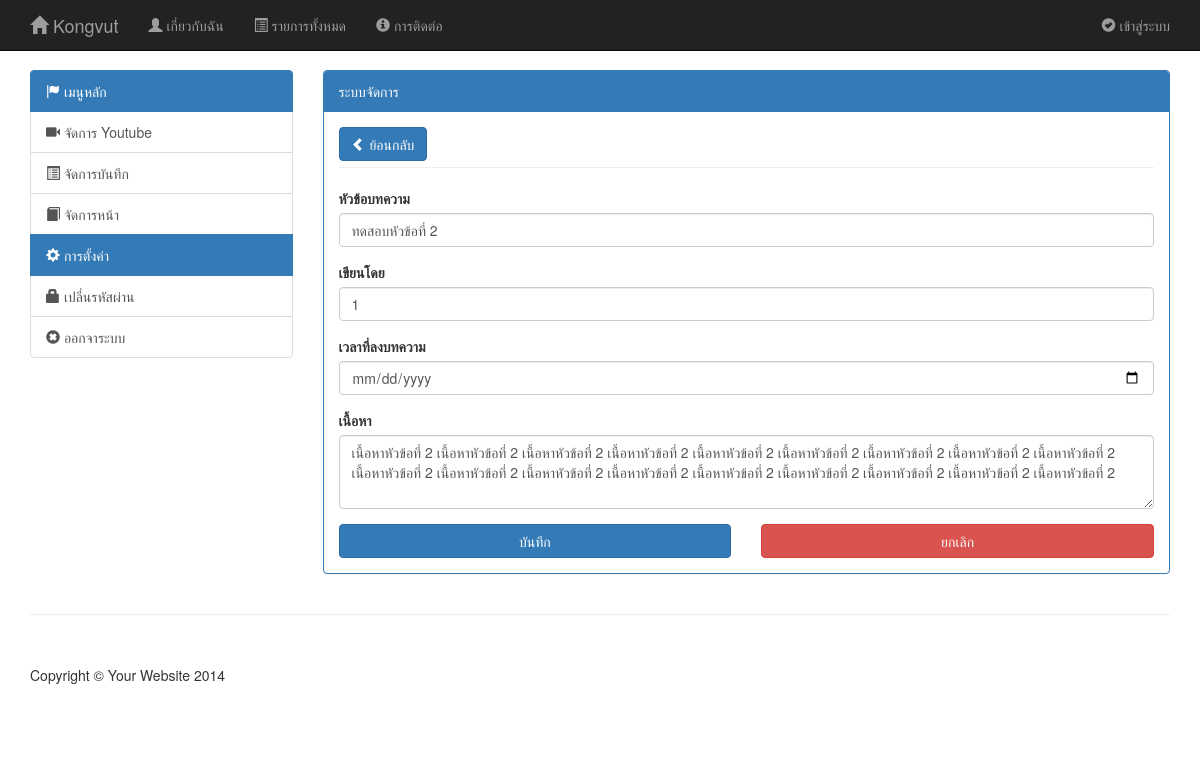
The app's page /admin_panel.php?page=content_add&id=2 with its own data.
### tables this page shows
CREATE TABLE `tbl_content` (
  `id` int(11) NOT NULL,
  `title` varchar(255) NOT NULL,
  `createby` varchar(200) NOT NULL,
  `createtime` datetime NOT NULL,
  `content` text NOT NULL,
  `total_read` int(11) NOT NULL
);

### admin/content_add.php (the view, shortened to what this page needs)
<?php
$id=$_GET['id'];
if($id){
  $sql ="SELECT * FROM tbl_content WHERE id = '$id';";
  $res = $mysqli->query($sql);
  $dbarr = $res->fetch_assoc();
  $action = "update&id=".$id;
}else{
  $action = 'save';
}
?>
<div class="pull-left">
  <a href="?page=content_list" class="btn btn-primary"><span class="glyphicon glyphicon-chevron-left"></span> ย้อนกลับ</a>
</div>
<br>
<hr>
<form action="?page=content_<?php echo $action; ?>" method="post">
  <div class="form-group">
    <label for="">หัวข้อบทความ</label>
    <input type="text" name="title" value="<?php echo $dbarr['title']; ?>" class="form-control" id="" placeholder="กรอกหัวข้อบทความ" required>
  </div>
  <div class="form-group">
    <label for="">เขียนโดย</label>
    <input type="text" name="createby" value="<?php echo $dbarr['createby']; ?>" class="form-control" id="" placeholder="กรอกเขียนโดย" required>
  </div>
  <div class="form-group">
    <label for="">เวลาที่ลงบทความ</label>
    <input type="date" name="createtime" value="<?php echo $dbarr['createtime']; ?>" class="form-control" id="" placeholder="กรอกเวลาที่ลงบทความ">
  </div>
  <div class="form-group">
    <label for="">เนื้อหา</label>
    <textarea name="content" class="form-control" rows="3" placeholder="กรุณากรอกเนื้อหา" required>
<?php echo $dbarr['content']; ?>
    </textarea>
  </div>
  <div class="row">
  	<div class="col-md-6">
  		<button type="submit" class="btn btn-primary btn-block">บันทึก</button>
  	</div>
  	<div class="col-md-6">
  		<button type="reset" class="btn btn-danger btn-block">ยกเลิก</button>
  	</div>
  </div>
</form>

### css/blog-home.css (style rules this page uses)
body { padding-top: 70px; }

### records on screen
tbl_content: title "ทดสอบหัวข้อที่ 2", createby "1", content "เนื้อหาหัวข้อที่ 2 เนื้อหาหัวข้อที่ 2 เนื้อหาหัวข้อที่ 2 เนื้อหาหัวข้อที่ 2 เนื้อหาหัวข้อที่ 2 เนื้อหาหัวข้อที่ 2 เนื้อหาหัวข้อที่ 2 เนื้อหาหัวข้อที่ 2 เนื้อหาหัวข้อที่ 2 เนื้อหาหัวข้อที่ 2 เนื้อหาหัวข้อที่ 2 เนื้อหาหัวข้อที่ 2 เนื้อหาหัวข้อที่ 2 เนื้อหาหัวข้อที่ 2 เนื้อหาหัวข้อที่ 2 เนื้อหาหัวข้อที่ 2 เนื้อหาหัวข้อที่ 2 เนื้อหาหัวข้อที่ 2"
